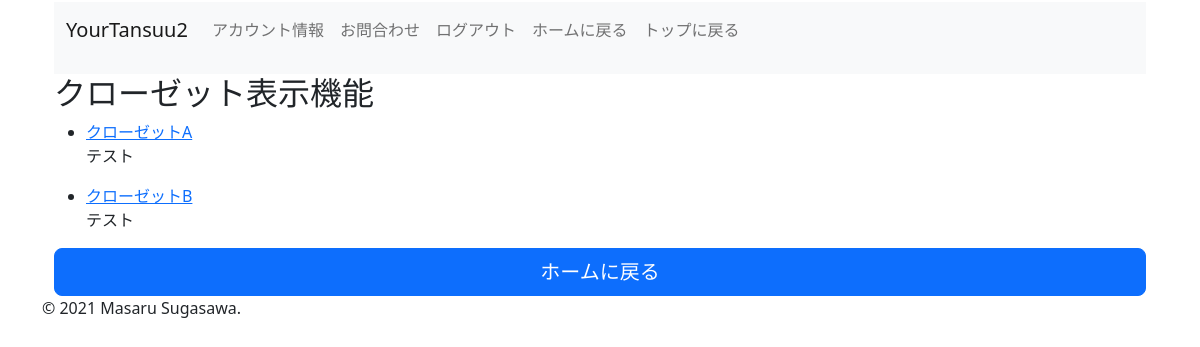
Screenshot of /contents/closet_list/ (signed in) with the database file from the repository.
### item/models.py (models this page shows, shortened)
class Closet(models.Model):
    user = models.ForeignKey(settings.AUTH_USER_MODEL, verbose_name='ユーザー', on_delete=models.CASCADE,null=True)
    closet_name = models.CharField(verbose_name='クローゼット名', max_length=255)
    closet_memo = models.CharField(verbose_name='メモ', max_length=325)
    create_date = models.DateTimeField(verbose_name='作成日', auto_now_add=True)
    class Meta:
        ordering = ['closet_name']

### item/views.py (the view)
# urls.py: path('closet_list/',ClosetListView, name = 'closet_list'),
@login_required
def ClosetListView(request):
    object_list = Closet.objects.filter(user_id = request.user)
    return render(request, 'contents/closet_list.html', {'object_list':object_list})

### templates/contents/closet_list.html (shortened to what this page needs)
{% extends 'contents/base.html' %}
{% load django_bootstrap5 %}
{% block content %}
<div class="container">
    <h2>クローゼット表示機能</h2>
    {% for item in object_list %}
    <ul>
    <li><a href="{% url 'item_list' %}?closet={{ item.pk }}">{{ item.closet_name }}</a></li>
    <p>{{ item.closet_memo }}</p>
  </ul>
    {% endfor %}
<a href="{% url 'home' %}"button class="w-100 btn btn-lg btn-primary" type="submit">ホームに戻る</a></button>
</div>
{% endblock content %}

### rows the page displays
Closet: closet_name "クローゼットA", closet_memo "テスト"
Closet: closet_name "クローゼットB", closet_memo "テスト"
